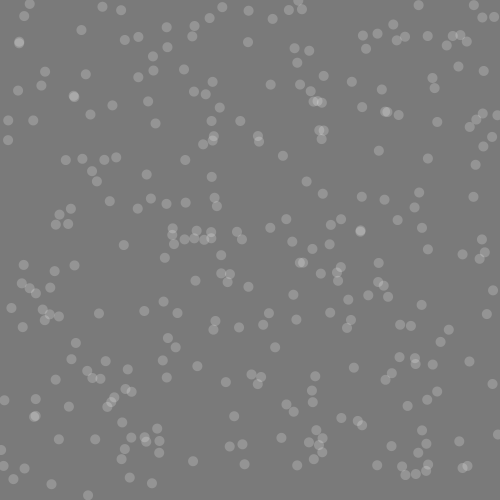
Frame 1 (no input)
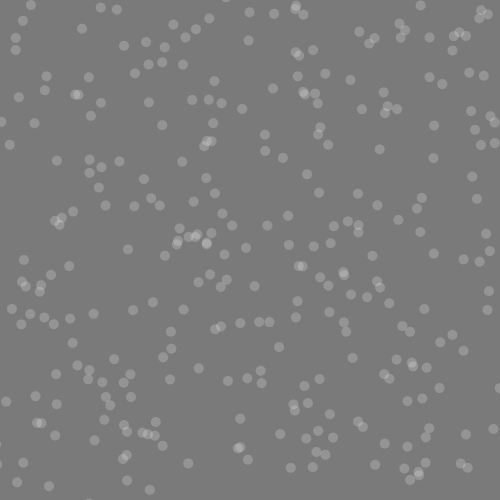
Frame 60 (the mouse pressed at the canvas centre just before this capture)
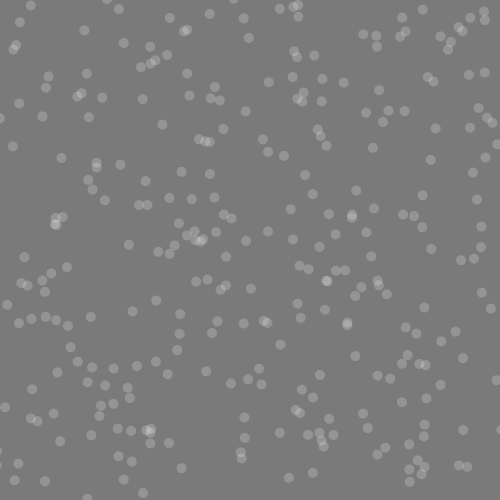
Frame 120 (the mouse held since frame 60 and released just before this capture)

The Processing sketch that drew these frames (run headless with seeded random() and noise(); from frame 60 on, the mouse is pressed at the canvas centre):

// Processing sketch: wanderers
// ── wanderers.pde
ArrayList<Wanderer> wanderers;

void setup() {
  size(500,500);
  background(122);
  wanderers = new ArrayList<Wanderer>();
  
  for(int i = 0; i < 300; i++) {
    wanderers.add(new Wanderer(random(width), random(height), 10));
  }
}

void draw() {
  background(122);
  for(Wanderer wanderer : wanderers) {
    wanderer.walk();
    wanderer.draw();
  }
}
// ── Wanderer.pde
public class Wanderer {
  
  private float x, y, size;
  
  public Wanderer(float x, float y, float size) {
    this.x = x;
    this.y = y;
    this.size = size;
  }
  
  public void draw() {
    noStroke();
    fill(255,255,255,50);
    ellipse(x,y,size,size);
  } 
  
  public void walk() {
    x += random(-1,1);
    y += random(-1,1);
  }
  
}
